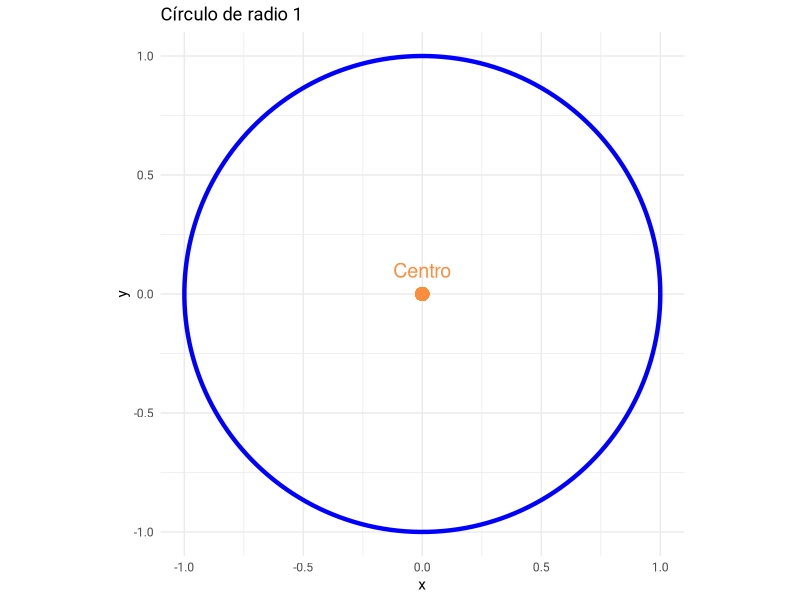

Recreate this plot in R.
#En este script dibujaremos una circunferencia

# Librerías
library(ggplot2)

# Datos del círculo
radio <- 1
theta <- seq(0, 2*pi, length.out = 200)
df <- data.frame(
  x = radio * cos(theta),
  y = radio * sin(theta)
)

# Gráfico
ggplot(df, aes(x, y)) +
  geom_path(color = "blue", size = 1.5) +  #
  geom_point(aes(x = 0, y = 0), color = "#FD8D3C", size = 4) +  # centro naranja pastel
  annotate("text", x = 0, y = 0.1, label = "Centro", color = "#FD8D3C", size = 5) +
  coord_fixed() +
  theme_minimal(base_family = "Roboto") +
  labs(title = "Círculo de radio 1", x = "x", y = "y")
